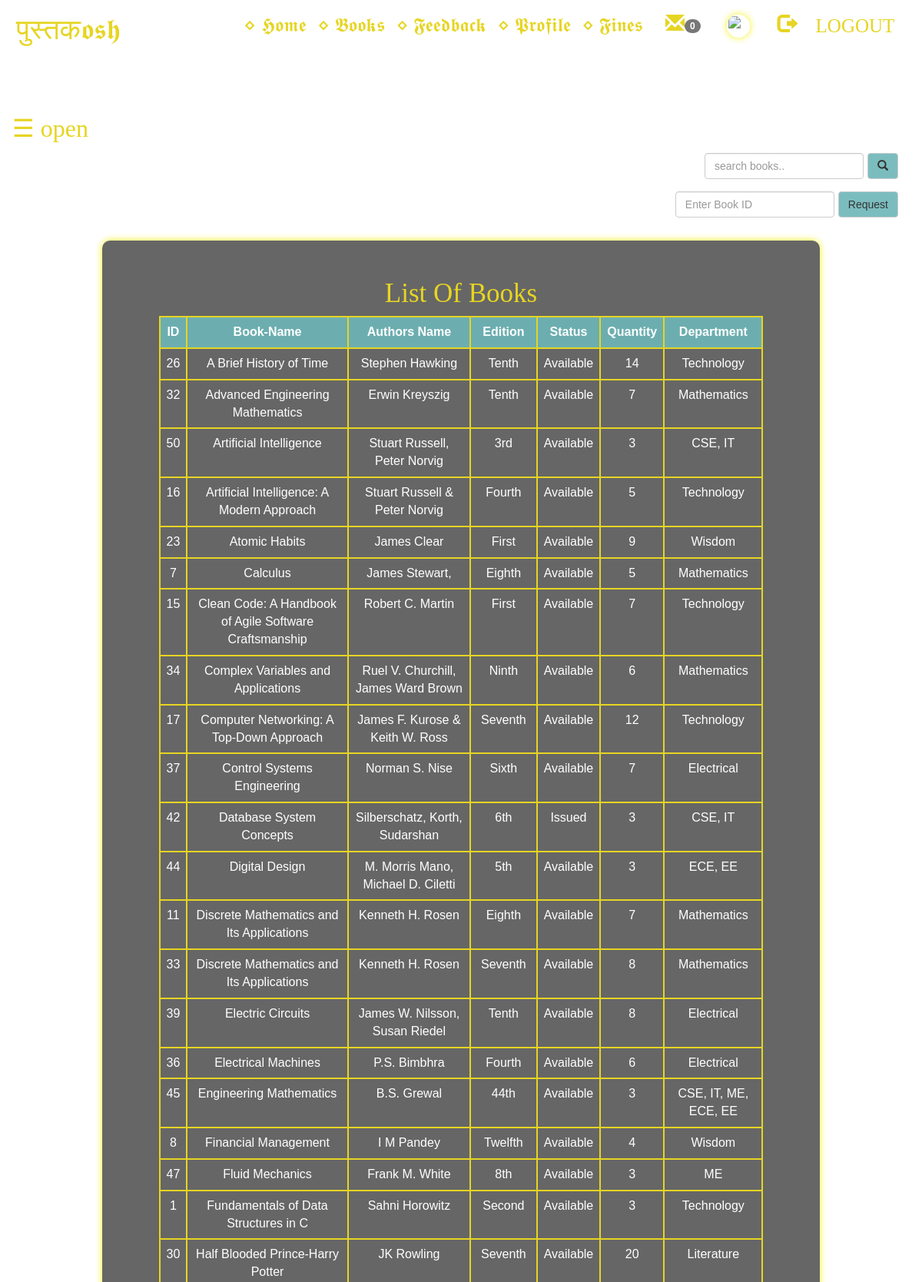
Screenshot of /student/books.php (signed in, upper part) with the database file from the repository.
### tables this page shows
CREATE TABLE `books` (
  `bid` int(100) NOT NULL,
  `name` varchar(100) NOT NULL,
  `authors` varchar(100) NOT NULL,
  `edition` varchar(100) NOT NULL,
  `status` varchar(100) NOT NULL,
  `quantity` int(100) NOT NULL,
  `department` varchar(100) NOT NULL,
  `bcount` int(100) NOT NULL
);

### student/books.php (the view, shortened to what this page needs)
<?php
  include "navbar4.php";
?>
<!DOCTYPE html>
<html>
<head>
</head>
<body>
  <?php
    $b=mysqli_query($db,"SELECT *FROM `books` order by bcount desc limit 0,3 ;")
   ?>
  <div style=" width: 100%; height: 50px; margin-top: -20px; ">
    <div style="padding: 10px; width: 10%; height: 50px;float: left;">
    <h3 style="font-family: 'Brush Script MT', cursive;font-size: 35px; color: white; margin-top: -8px;">
</h3>
    </div>
    <div style="width: 90%; height: 50px; float: left; padding: 10px; font-size: 20px;">
      <table>
        <?php
         while($b2=mysqli_fetch_assoc($b))
      {
        echo "<tr style='color: white; width: 400px; margin-top: 0px; float: left;'>";
        echo "<td>"; echo "[".$b2['bid']."] &nbsp"; echo "</td>";
        echo "<td>"; echo $b2['name']; echo "</td>";
        echo "</tr>";
      }
     ?>
      </table>
    </div>
  </div>
<div id="main">
  <span style="font-size:32px;font-family: 'Brush Script MT', cursive; cursor:pointer; color: #e6d522;" onclick="openNav()">&#9776; open</span>
<div class="srch" style="display: flex; flex-direction: column; align-items: flex-end;">
    <form class="navbar-form" method="post" name="form1" id="searchForm" style="display: flex; justify-content: flex-end; align-items: center;">
        <input class="form-control" type="text" name="search" placeholder="search books.." required="" style="margin-right: 5px;">
        <button style="background-color: #6db6b9e6;" type="submit" name="submit" class="btn btn-default">
            <span class="glyphicon glyphicon-search"></span>
        </button>
    </form>
</div>
  <div class="srch">
    <form class="navbar-form" method="post" name="form1" style="display: flex; justify-content: flex-end; align-items: center;">
        <input class="form-control" type="text" name="bid" placeholder="Enter Book ID" required="" style="margin-right: 5px;">
        <button style="background-color: #6db6b9e6;" type="submit" name="submit1" class="btn btn-default">Request
        </button>
    </form>
  </div>
  <div class="box1">
  <h2 style="font-size:35px;font-family: 'Brush Script MT', cursive;">List Of Books</h2>
  <?php
    if(isset($_POST['submit']))
    {
      $search_term = $_POST['search'];
      $q=mysqli_query($db,"SELECT * from books where name like '%$search_term%' OR authors like '%$search_term%'");
      if(mysqli_num_rows($q)==0)
      {
        echo "Sorry! No book found. Try searching again.";
      }
      else
      {
    echo "<table class='table table-bordered table-hover;' >";
      echo "<tr style='background-color: #6db6b9e6;'>";
        echo "<th>"; echo "ID"; echo "</th>";
        echo "<th>"; echo "Book-Name";  echo "</th>";
        echo "<th>"; echo "Authors Name";  echo "</th>";
        echo "<th>"; echo "Edition";  echo "</th>";
        echo "<th>"; echo "Status";  echo "</th>";
        echo "<th>"; echo "Quantity";  echo "</th>";
        echo "<th>"; echo "Department";  echo "</th>";
      echo "</tr>";
      while($row=mysqli_fetch_assoc($q))
      {
        echo "<tr>";
        echo "<td>"; echo $row['bid']; echo "</td>";
        echo "<td>"; echo $row['name']; echo "</td>";
        echo "<td>"; echo $row['authors']; echo "</td>";
        echo "<td>"; echo $row['edition']; echo "</td>";
        echo "<td>"; echo $row['status']; echo "</td>";
        echo "<td>"; echo $row['quantity']; echo "</td>";
        echo "<td>"; echo $row['department']; echo "</td>";
        echo "</tr>";
      }
    echo "</table>";
      }
    }
    else
    {
      $res=mysqli_query($db,"SELECT * FROM `books` ORDER BY `books`.`name` ASC;");
    echo "<table class='table table-bordered table-hover' >";
      echo "<tr style='background-color: #6db6b9e6;'>";
        echo "<th>"; echo "ID"; echo "</th>";
        echo "<th>"; echo "Book-Name";  echo "</th>";
        echo "<th>"; echo "Authors Name";  echo "</th>";
        echo "<th>"; echo "Edition";  echo "</th>";
        echo "<th>"; echo "Status";  echo "</th>";
        echo "<th>"; echo "Quantity";  echo "</th>";
        echo "<th>"; echo "Department";  echo "</th>";
      echo "</tr>";
      while($row=mysqli_fetch_assoc($res))
      {
        echo "<tr>";
        echo "<td>"; echo $row['bid']; echo "</td>";
        echo "<td>"; echo $row['name']; echo "</td>";
        echo "<td>"; echo $row['authors']; echo "</td>";
        echo "<td>"; echo $row['edition']; echo "</td>";
        echo "<td>"; echo $row['status']; echo "</td>";
        echo "<td>"; echo $row['quantity']; echo "</td>";
        echo "<td>"; echo $row['department']; echo "</td>";
        echo "</tr>";
      }
    echo "</table>";
    }
          ?>
</div>
</body>
</html>

### navbar4.php (style rules this page uses)
* { margin: 0; padding: 0; box-sizing: border-box; }
body { font-family: Arial, sans-serif; }

### student/books.php (style rules this page uses)
body { transition: background-color .5s; background-image: url('images/book.jpg'); background-size: cover; background-repeat: no-repeat; background-attachment: fixed; color: white; }
.srch { padding-left: 1000px; }
#main { transition: margin-left .5s; padding: 16px; }
.box1 { margin: 30px auto; width: 80%; max-width: 1200px; background: rgba(0, 0, 0, 0.6); padding: 30px; border-radius: 10px; box-shadow: 0px 0px 10px rgba(245, 241, 4, 0.94); text-align: center; height:auto; }
h2 { color: #e6d522; }
.box1 table { font-size: 16px; border-collapse: collapse; width: 90%; margin: auto; }
.box1 table, .box1 th, .box1 td { border: 2px solid #e6d522 !important; }
.box1 th, .box1 td { padding: 8px; text-align: center; }

### rows the page displays
books: bid "26", name "A Brief History of Time", authors "Stephen Hawking", edition "Tenth", status "Available", quantity "14", department "Technology"
books: bid "32", name "Advanced Engineering Mathematics", authors "Erwin Kreyszig", edition "Tenth", status "Available", quantity "7", department "Mathematics"
books: bid "50", name "Artificial Intelligence", authors "Stuart Russell, Peter Norvig", edition "3rd", status "Available", quantity "3", department "CSE, IT"
books: bid "16", name "Artificial Intelligence: A Modern Approach", authors "Stuart Russell & Peter Norvig", edition "Fourth", status "Available", quantity "5", department "Technology"
books: bid "23", name "Atomic Habits", authors "James Clear", edition "First", status "Available", quantity "9", department "Wisdom"
books: bid "7", name "Calculus", authors "James Stewart,", edition "Eighth", status "Available", quantity "5", department "Mathematics"
books: bid "15", name "Clean Code: A Handbook of Agile Software Craftsmanship", authors "Robert C. Martin", edition "First", status "Available", quantity "7", department "Technology"
books: bid "34", name "Complex Variables and Applications", authors "Ruel V. Churchill, James Ward Brown", edition "Ninth", status "Available", quantity "6", department "Mathematics"
books: bid "17", name "Computer Networking: A Top-Down Approach", authors "James F. Kurose & Keith W. Ross", edition "Seventh", status "Available", quantity "12", department "Technology"
books: bid "37", name "Control Systems Engineering", authors "Norman S. Nise", edition "Sixth", status "Available", quantity "7", department "Electrical"
books: bid "42", name "Database System Concepts", authors "Silberschatz, Korth, Sudarshan", edition "6th", status "Issued", quantity "3", department "CSE, IT"
books: bid "44", name "Digital Design", authors "M. Morris Mano, Michael D. Ciletti", edition "5th", status "Available", quantity "3", department "ECE, EE"
books: bid "11", name "Discrete Mathematics and Its Applications", authors "Kenneth H. Rosen", edition "Eighth", status "Available", quantity "7", department "Mathematics"
books: bid "33", name "Discrete Mathematics and Its Applications", authors "Kenneth H. Rosen", edition "Seventh", status "Available", quantity "8", department "Mathematics"
books: bid "39", name "Electric Circuits", authors "James W. Nilsson, Susan Riedel", edition "Tenth", status "Available", quantity "8", department "Electrical"
books: bid "36", name "Electrical Machines", authors "P.S. Bimbhra", edition "Fourth", status "Available", quantity "6", department "Electrical"
books: bid "45", name "Engineering Mathematics", authors "B.S. Grewal", edition "44th", status "Available", quantity "3", department "CSE, IT, ME, ECE, EE"
books: bid "8", name "Financial Management", authors "I M Pandey", edition "Twelfth", status "Available", quantity "4", department "Wisdom"
books: bid "47", name "Fluid Mechanics", authors "Frank M. White", edition "8th", status "Available", quantity "3", department "ME"
books: bid "1", name "Fundamentals of Data Structures in C", authors "Sahni Horowitz", edition "Second", status "Available", quantity "3", department "Technology"
books: bid "30", name "Half Blooded Prince-Harry Potter", authors "JK Rowling", edition "Seventh", status "Available", quantity "20", department "Literature"

### other values shown
$c['total'] "0"
